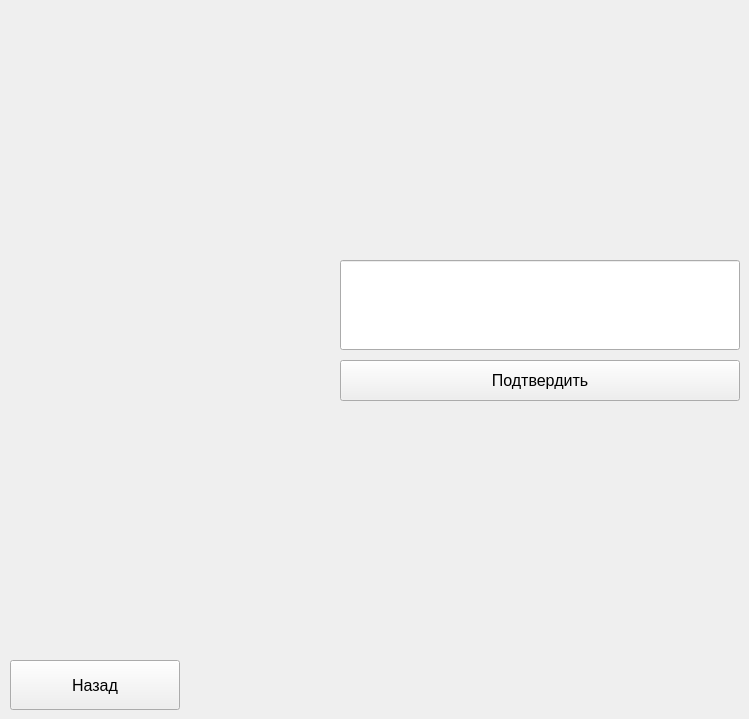
    <widget class="QWidget" name="GetAPIKeyPage">
     <widget class="QLineEdit" name="apiKeyLineEdit">
      <property name="geometry">
       <rect>
        <x>340</x>
        <y>260</y>
        <width>400</width>
        <height>90</height>
       </rect>
      </property>
      <property name="font">
       <font>
        <pointsize>12</pointsize>
       </font>
      </property>
      <property name="text">
       <string/>
      </property>
      <property name="alignment">
       <set>Qt::AlignmentFlag::AlignCenter</set>
      </property>
     </widget>
     <widget class="QPushButton" name="confirmApiKeyButton">
      <property name="geometry">
       <rect>
        <x>340</x>
        <y>360</y>
        <width>400</width>
        <height>41</height>
       </rect>
      </property>
      <property name="font">
       <font>
        <pointsize>12</pointsize>
       </font>
      </property>
      <property name="cursor">
       <cursorShape>PointingHandCursor</cursorShape>
      </property>
      <property name="text">
       <string>Подтвердить</string>
      </property>
     </widget>
     <widget class="QPushButton" name="backButton_2">
      <property name="geometry">
       <rect>
        <x>10</x>
        <y>660</y>
        <width>170</width>
        <height>50</height>
       </rect>
      </property>
      <property name="font">
       <font>
        <pointsize>12</pointsize>
       </font>
      </property>
      <property name="cursor">
       <cursorShape>PointingHandCursor</cursorShape>
      </property>
      <property name="text">
       <string>Назад</string>
      </property>
     </widget>
    </widget>
